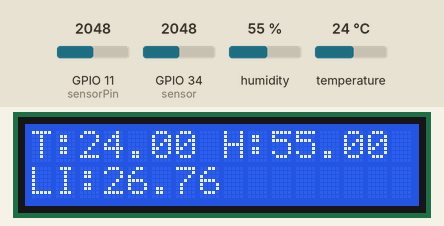
Bench run of a sketch on a simulated ESP32. On the bench: 16×2 character LCD. Inputs (shaded band) come from the test bench; at power-on: humidity 55 %, GPIO 11 (sensorPin) = 2048, temperature 24 °C, GPIO 34 (sensor) = 2048. What the sketch prints to the serial monitor is not drawn.

Above: at 5.7 s.
5.8 s: humidity set to 22 %
At 11.5 s:
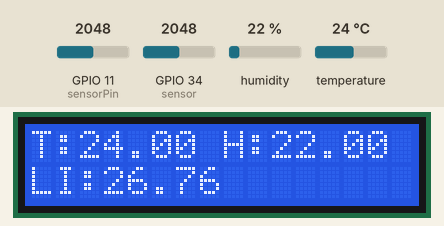
13.3 s: GPIO 11 (sensorPin) set to 2866
At 16.3 s:
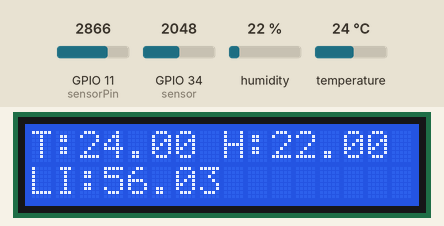
20.8 s: temperature set to 12 °C
At 26.0 s:
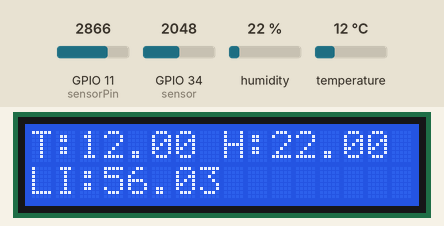
28.3 s: GPIO 11 (sensorPin) set to 3972
At 30.8 s:
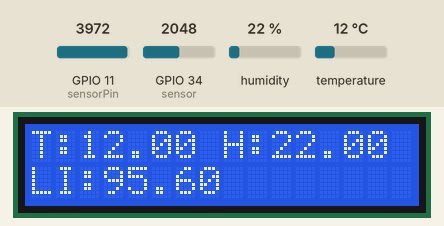
35.8 s: humidity set to 40 %
At 41.6 s:
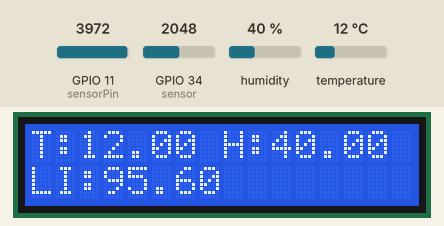
43.3 s: GPIO 11 (sensorPin) set to 1228
At 46.4 s:
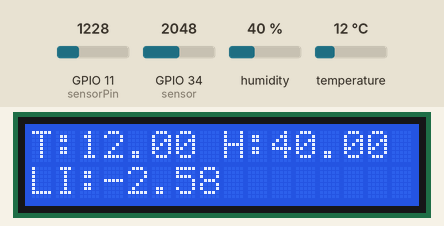
Timing chart, 0 to 47.9 s (numbered marks = the images above; inputs shaded):
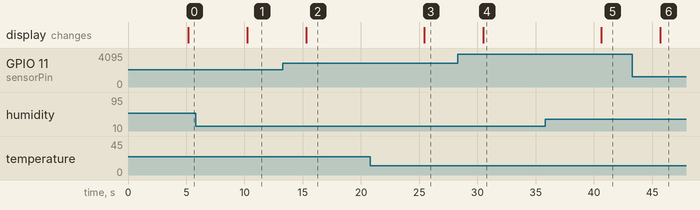

The sketch:

ESP32.ino
```cpp
// Example testing sketch for various DHT humidity/temperature sensors written by ladyada
// REQUIRES the following Arduino libraries:
// - DHT Sensor Library: https://github.com/adafruit/DHT-sensor-library
// - Adafruit Unified Sensor Lib: https://github.com/adafruit/Adafruit_Sensor

#include "DHT.h"

#define DHTPIN 4     // Digital pin connected to the DHT sensor
// Feather HUZZAH ESP8266 note: use pins 3, 4, 5, 12, 13 or 14 --
// Pin 15 can work but DHT must be disconnected during program upload.

// Uncomment whatever type you're using!
#define DHTTYPE DHT11   // DHT 11
//#define DHTTYPE DHT22   // DHT 22  (AM2302), AM2321
//#define DHTTYPE DHT21   // DHT 21 (AM2301)
#include <LiquidCrystal.h>
#include <Wire.h>
#include <LiquidCrystal_I2C.h>

DHT dht(DHTPIN, DHTTYPE);


// set the LCD number of columns and rows
int lcdColumns = 16;
int lcdRows = 2;

int sensorPin = 11; // select the input pin for LDR
int sensorValue = 0; // variable to store the value coming from the sensor

// set LCD address, number of columns and rows
// if you don't know your display address, run an I2C scanner sketch
LiquidCrystal_I2C lcd(0x27, lcdColumns, lcdRows);
//LiquidCrystal lcd(9, 9, 5, 4, 3, 2);


void setup() {
  Serial.begin(9600);
  Serial.println(F("DHTxx test!"));
  dht.begin();

  lcd.init();                      // initialize the lcd
  lcd.init();
  lcd.clear();
  lcd.backlight();
}

void loop() {

  delay(5000);

  // Reading temperature or humidity takes about 250 milliseconds!
  // Sensor readings may also be up to 2 seconds 'old' (its a very slow sensor)
  float h = dht.readHumidity();
  // Read temperature as Celsius (the default)
  float t = dht.readTemperature();
  // Read temperature as Fahrenheit (isFahrenheit = true)
  float f = dht.readTemperature(true);

  // Check if any reads failed and exit early (to try again).
  if (isnan(h) || isnan(t) || isnan(f)) {
    Serial.println(F("Failed to read from DHT sensor!"));
    return;
  }

  // Compute heat index in Fahrenheit (the default)
  float hif = dht.computeHeatIndex(f, h);
  // Compute heat index in Celsius (isFahreheit = false)
  float hic = dht.computeHeatIndex(t, h, false);

  float temperature = analogRead(34) * 0.1;  // Example for temp sensor

  //sensorValue = analogRead(sensorPin); // read the value from the sensor
  float i = (analogRead(sensorPin)-1300);
  i = i / (4095-1300);
  i = i * 100;

  Serial.print(F("Light intensity Index"));
  Serial.print(i); //prints the values coming from the sensor on the screen
  Serial.print(F("%"));
  Serial.print(F("  Humidity: "));
  Serial.print(h);
  Serial.print(F("%  Temperature: "));
  Serial.print(t);
  Serial.print(F("°C "));
  Serial.print(f);


  lcd.clear();
  lcd.backlight();
  lcd.setCursor(0, 0);
  lcd.print("T:");
  lcd.print(t);
  lcd.print(" H:");
  lcd.print(h);
  lcd.setCursor(0,1);
  lcd.print("LI:");
  lcd.print(i);


}
```

Measured:
- after the input at 5.8 s, the display: changes after 4.4 s (image 1)
- after the input at 13.3 s, the display: changes after 2.0 s (image 2)
- after the input at 20.8 s, the display: changes after 4.6 s (image 3)
- after the input at 28.3 s, the display: changes after 2.2 s (image 4)
- after the input at 35.8 s, the display: changes after 4.8 s (image 5)
- after the input at 43.3 s, the display: changes after 2.4 s (image 6)
